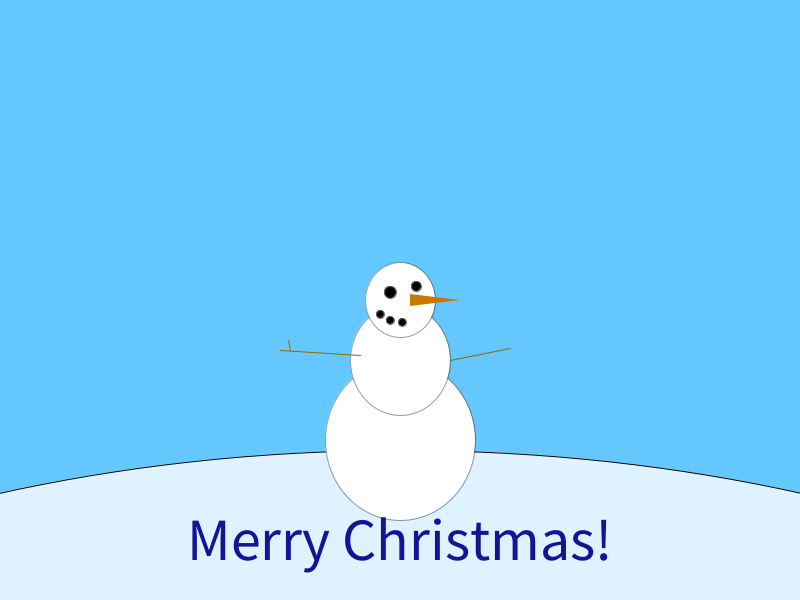
Frame 1 (no input)
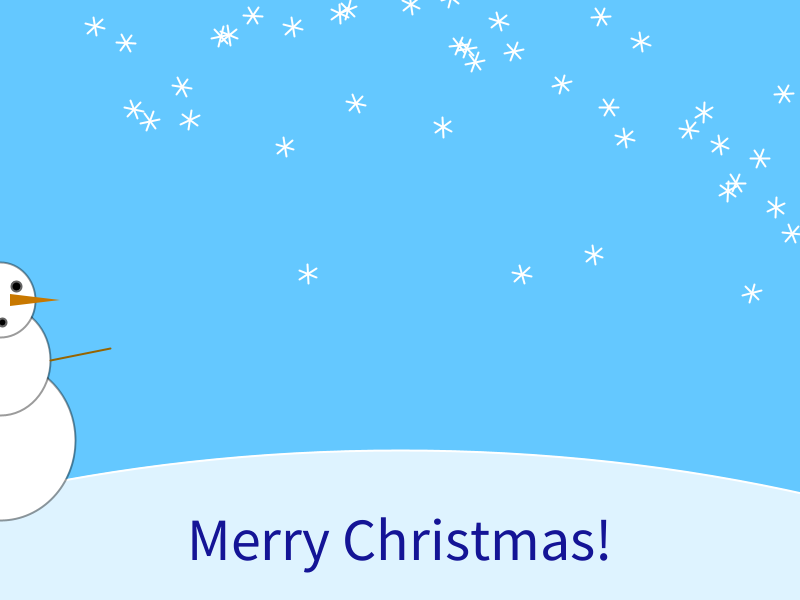
Frame 60 (the mouse pressed at the canvas centre just before this capture)
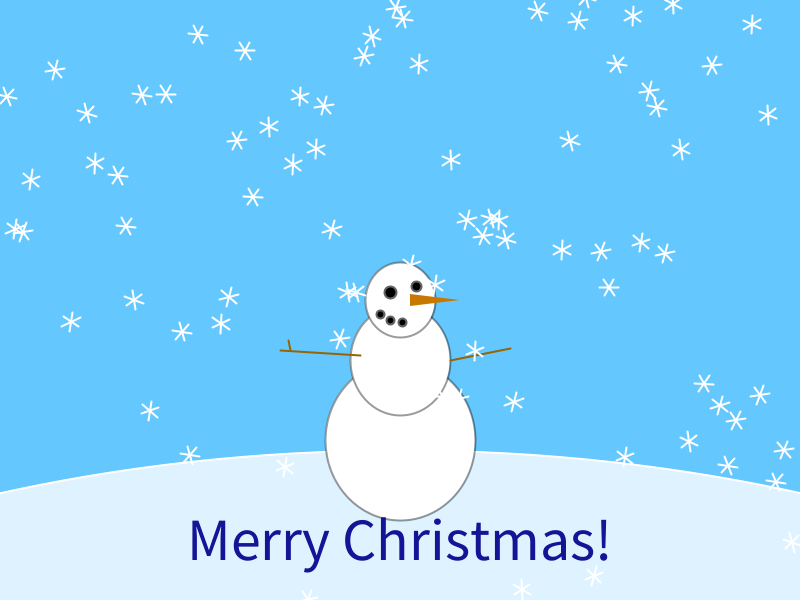
Frame 120 (the mouse held since frame 60 and released just before this capture)

The Processing sketch that drew these frames (run headless with seeded random() and noise(); from frame 60 on, the mouse is pressed at the canvas centre):

// Processing sketch: solution
// ── solution.pde
Snow[] snow;
Snowman bob;

void setup()
{
  size(800, 600);
  textAlign(CENTER); // REMOVED
  textSize(60);

  int s = 100; // SET TO 10
  snow = new Snow[s];
  for (int i=0; i<snow.length; i++) {
    snow[i] = new Snow((i+1)*width/(s+1), random(2, 6));
  }
  bob = new Snowman();
}

void draw()
{
  background(100, 200, 255);

  fill(255, 200);
  ellipse(width/2, height * 2, width * 3, height * 2.5); 

  bob.draw(); // MOVED TO TOP

  drawSnow();

  fill(20, 20, 150); // FILL MOVED AFTER
  text("Merry Christmas!", width/2, height-40);
}

void drawSnow() {
  stroke(255);
  strokeWeight(2);
  for (int i=0; i<snow.length; i++) {
    snow[i].draw(); // SET TO SNOW[0]
  }
}


// ── Snow.pde
class Snow
{
  float x, y, angle, speed;
  Snow(float x, float s) {
    this.x = x;
    this.y = random(-height-10, -10);
    this.speed = s;
  }
  
  void draw() {
    // FALL AND SPIN
    this.angle = this.angle + this.speed;
    this.y = this.y + this.speed;
    if(this.y > height) {
      this.y = -10;
    }
    
    // DRAW
    pushMatrix();
    
    translate(this.x, this.y);
    rotate(radians(this.angle)); // MOVED TO TOP ABOVE PUSH MATRIX
    
    line(-10, 0, 10, 0);
    line(-5, -8, 5, 8);
    line(-5, 8, 5, -8);
    
    popMatrix();
  }
}

// ── Snowman.pde
class Snowman
{
  float x, y;
  float prevX, lastX;
  
  Snowman() {
    this.x = width/2;
    this.prevX = this.x;
    this.lastX = this.prevX;
    this.y = height-160; // CHANGED TO +
  }
  
  void draw() {
    fill(255);
    stroke(0, 100);
    
    ellipse(this.x, this.y, 150, 160);
    ellipse(this.prevX, this.y-80, 100, 110);
    ellipse(this.lastX, this.y-140, 70, 75);
    
    // ARMS
    pushMatrix();
    translate(this.prevX, this.y-80);
    
    stroke(150, 100, 0);
    line(-40, -5, -120, -10);
    line(-110, -10, -112, -20);
    line(50, 0, 110, -12);
    
    popMatrix();
    
    // FACE
    pushMatrix();
    translate(this.lastX, this.y-140);
    
    fill(0);
    stroke(100);
    ellipse(-10, -8, 12, 12);
    ellipse(16, -14, 10, 10);
    ellipse(-20, 14, 8, 8);
    ellipse(-10, 20, 8, 8);
    ellipse(2, 22, 8, 8);
    
    fill(200, 120, 0);
    noStroke();
    beginShape();
    vertex(10, -6);
    vertex(60, 0);
    vertex(10, 6);
    endShape(CLOSE);
    
    popMatrix();
    
    
    this.lastX = this.prevX;
    this.prevX = this.x;
    this.x = mouseX; // MOUSEY
  }
}
